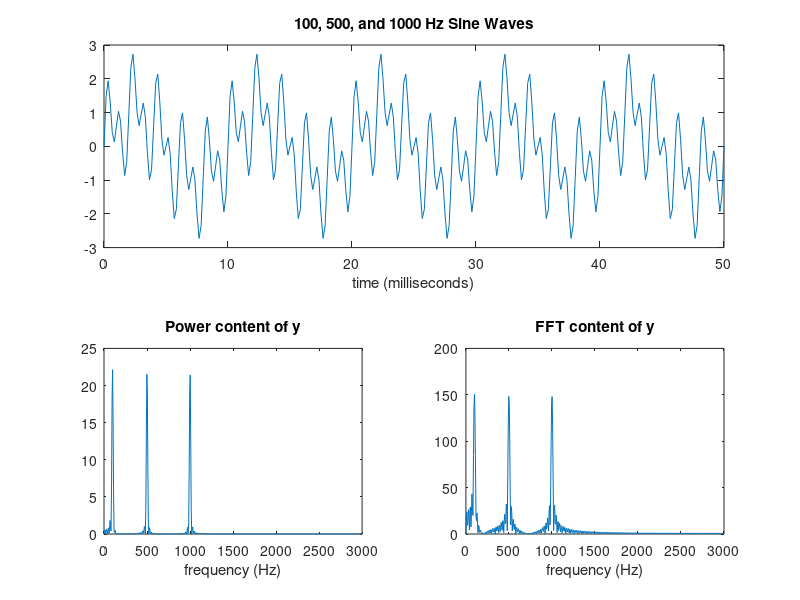

Write MATLAB code to recreate this figure.
SampRate = 6000;
TotalTime = 0.05;
N = 1024;
t = 0:1/SampRate:TotalTime;
x = sin(2*pi*100*t)+sin(2*pi*500*t) + sin(2*pi*1000*t);
y = x;
subplot(2, 1, 1)
plot(1000*t,y)
title('100, 500, and 1000 Hz Sine Waves')
xlabel('time (milliseconds)')

Y = fft(y,N);
Z = abs(fft(y,N));

Pyy = Y.* conj(Y) / N;

f = SampRate*(0:N/2)/N;
subplot(2, 2, 3)
plot(f,Pyy(1:N/2+1))
title('Power content of y')
xlabel('frequency (Hz)')

subplot(2, 2, 4)
plot(f,Z(1:N/2+1))
title('FFT content of y')
xlabel('frequency (Hz)')